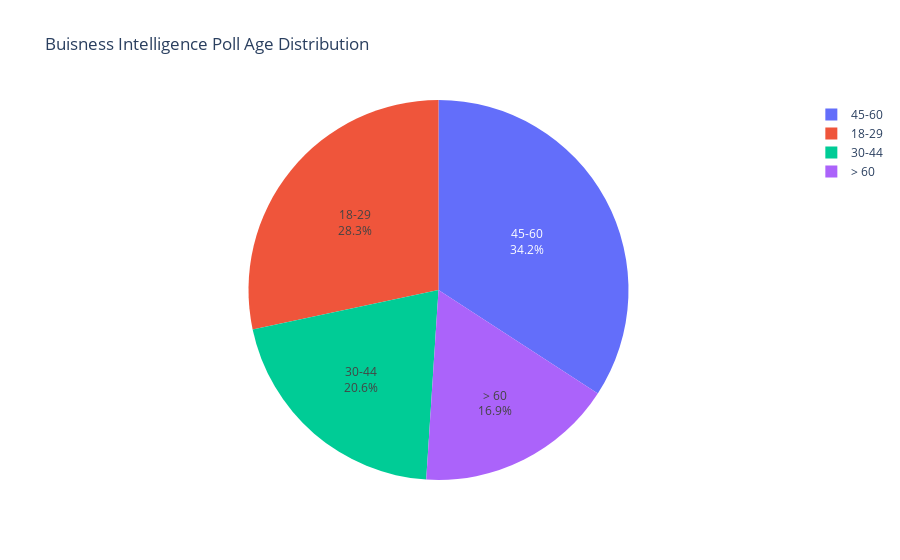

The notebook cell this image was saved under:
### Markdown cell above
### Poller Age Distribution

### Code cell
age_dist = bi_poll.groupby("age").size().reset_index()

fig = px.pie(age_dist, values=0, names='age', title='Buisness Intelligence Poll Age Distribution')
fig.update_traces(textposition='inside', textinfo='percent+label')
fig.write_html("visualizations/BI_polling_age_dist.html")
fig.show()

### Figure 1 — Plotly figure (JSON) as saved in the notebook; plotly's stock layout.template omitted (floating-point values rounded to 4 significant figures)
{"data": [{"domain": {"x": [0, 1], "y": [0, 1]}, "hovertemplate": "age=%{label}<br>0=%{value}<extra></extra>", "labels": ["18-29", "30-44", "45-60", "> 60"], "legendgroup": "", "name": "", "showlegend": true, "textinfo": "percent+label", "textposition": "inside", "type": "pie", "values": [11101, 8091, 13392, 6606]}], "layout": {"legend": {"tracegroupgap": 0}, "title": {"text": "Buisness Intelligence Poll Age Distribution"}}}
